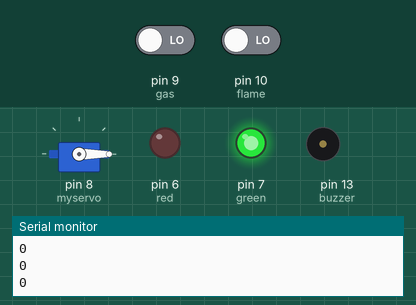
Recording of a sketch running on a simulated Arduino Uno, built with avr-gcc and run on an emulated ATmega328P. Parts: servo, output pins drawn as LEDs (lit = HIGH), buzzer (waves = sounding, pin HIGH), the last lines printed to the serial monitor. Inputs (shaded band) come from the test bench; at power-on: pin 9 (gas) LOW, pin 10 (flame) LOW.

Above: at 1.2 s.
1.3 s: pin 9 (gas) driven HIGH
At 2.0 s:
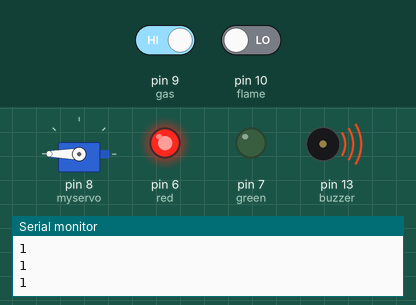
2.8 s: pin 9 (gas) driven LOW
At 3.1 s:
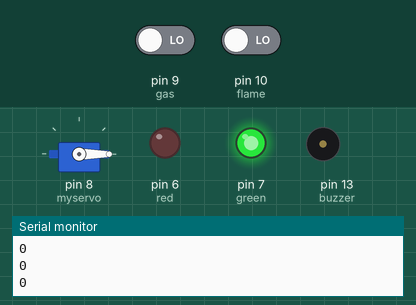
4.3 s: pin 10 (flame) driven HIGH
At 5.5 s:
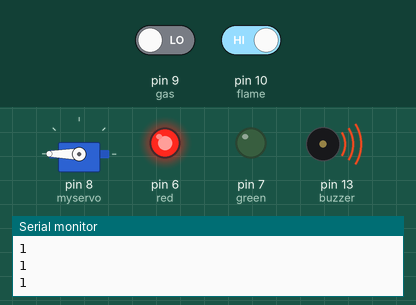
Timing chart, 0 to 7.3 s (numbered marks = the images above; inputs shaded):
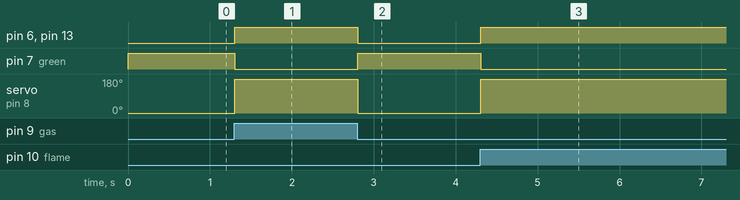

Measured:
- after the input at 1.3 s, pin 6 (red), pin 13 (buzzer): LOW → HIGH at once; pin 7 (green): HIGH → LOW at once; servo on pin 8 (myservo): 0° → 180° at once
- after the input at 2.8 s, pin 6 (red), pin 13 (buzzer): HIGH → LOW at once; pin 7 (green): LOW → HIGH at once; servo on pin 8 (myservo): 180° → 0° at once
- after the input at 4.3 s, pin 6 (red), pin 13 (buzzer): LOW → HIGH at once; pin 7 (green): HIGH → LOW at once; servo on pin 8 (myservo): 0° → 180° at once

The sketch:

forestfirenew.ino
```cpp
#include <Servo.h>
Servo myservo;
int flame = 10;
int gas = 9;
int red = 6;
int green = 7 ;
int buzzer = 13 ;
void setup ()
{
  pinMode (flame, INPUT) ;
  pinMode (gas, INPUT) ;
  pinMode (red, OUTPUT) ;
  pinMode (green, OUTPUT) ;
  pinMode (buzzer, OUTPUT) ;
  Serial.begin(9600);
  myservo.attach(8);
  myservo.write(0);
}

void loop ()
{
  int fval = digitalRead(flame) ;
  int gval = digitalRead(gas);


  if ( gval == HIGH or fval == HIGH)
  {


    Serial.println("1");
    digitalWrite(red, HIGH);
    digitalWrite(buzzer, HIGH);
    digitalWrite(green, LOW);
    myservo.write(180);
  }

  else
  {
    Serial.println("0");
    digitalWrite(red, LOW);
    digitalWrite(green, HIGH);
    digitalWrite(buzzer, LOW);
    myservo.write(0);
  }
  delay(100);
}
```
